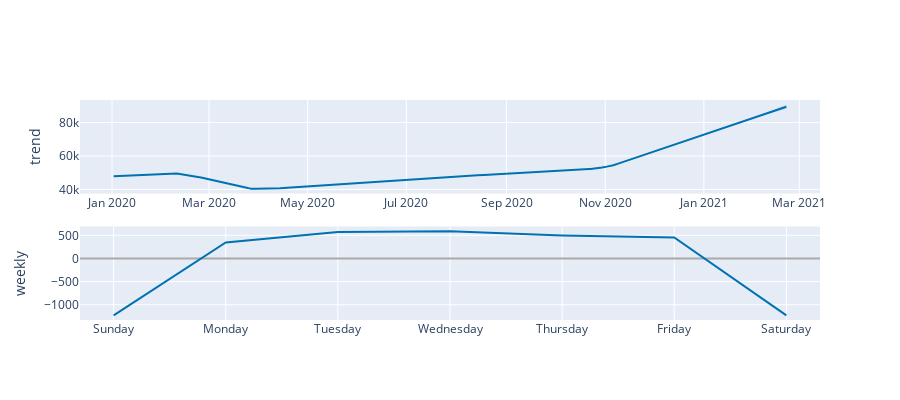

Here is the notebook cell this chart was saved with:
### Code cell
plot_components_plotly(m, forecast)

### Figure 1 — Plotly figure (JSON) as saved in the notebook; plotly's stock layout.template omitted (floating-point values rounded to 4 significant figures; data arrays with more than 128 entries replaced by an {"elided": "..."} marker saying what was removed)
{"data": [{"line": {"color": "#0072B2", "width": 2}, "mode": "lines", "name": "trend", "type": "scatter", "x": {"elided": "293 str values"}, "xaxis": "x", "y": {"elided": "293 float values"}, "yaxis": "y"}, {"line": {"color": "rgba(0, 114, 178, 0.2)", "width": 0}, "mode": "lines", "name": "trend_upper", "type": "scatter", "x": {"elided": "293 str values"}, "xaxis": "x", "y": {"elided": "293 float values"}, "yaxis": "y"}, {"fill": "tonexty", "fillcolor": "rgba(0, 114, 178, 0.2)", "line": {"color": "rgba(0, 114, 178, 0.2)", "width": 0}, "mode": "lines", "name": "trend_lower", "type": "scatter", "x": {"elided": "293 str values"}, "xaxis": "x", "y": {"elided": "293 float values"}, "yaxis": "y"}, {"line": {"color": "#0072B2", "width": 2}, "mode": "lines", "name": "weekly", "type": "scatter", "x": ["2017-01-01T00:00:00", "2017-01-02T00:00:00", "2017-01-03T00:00:00", "2017-01-04T00:00:00", "2017-01-05T00:00:00", "2017-01-06T00:00:00", "2017-01-07T00:00:00"], "xaxis": "x2", "y": [-1229.0, 344.4, 574.3, 589.7, 497.0, 452.0, -1229.0], "yaxis": "y2"}], "layout": {"height": 400, "showlegend": false, "width": 900, "xaxis": {"anchor": "y", "domain": [0, 1], "range": ["2019-12-12T04:48:00", "2021-03-13T19:12:00"], "type": "date"}, "xaxis2": {"anchor": "y2", "domain": [0, 1], "range": ["2016-12-31T16:48:00", "2017-01-07T07:12:00"], "tickformat": "%A", "type": "date"}, "yaxis": {"anchor": "x", "domain": [0.575, 1], "rangemode": "normal", "title": {"text": "trend"}, "zerolinecolor": "#AAA"}, "yaxis2": {"anchor": "x2", "domain": [0, 0.425], "title": {"text": "weekly"}, "zerolinecolor": "#AAA"}}}
